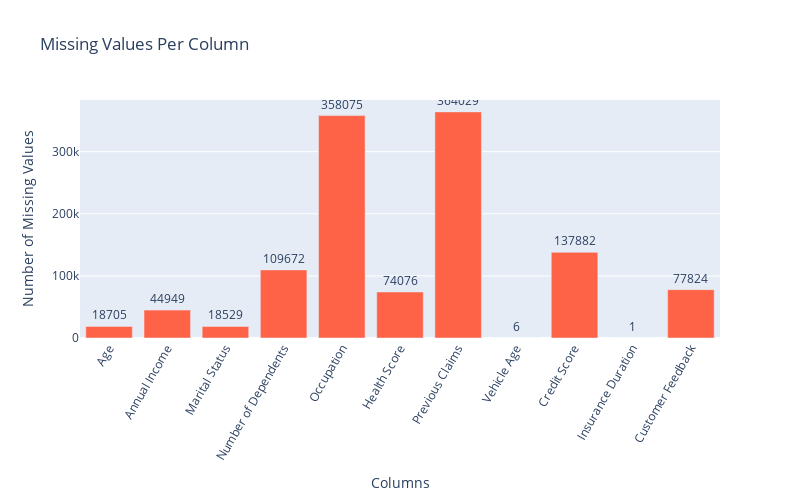

Source (notebook cell):
### Code cell
# Count missing values per column, filter out columns with no missing values
missing_values = df.isnull().sum()

# Filter out columns with no missing values
missing_values = missing_values[missing_values > 0]

# Create the bar plot
fig = go.Figure(data=[go.Bar(
    x=missing_values.index,  # Column names
    y=missing_values.values,  # Missing values
    marker=dict(color='tomato'),  # Bar color
    text=missing_values.values,  # Text for annotations
    textposition='outside',  # Positioning of text on bars
)])

# Customize layout
fig.update_layout(
    title='Missing Values Per Column',
    xaxis_title='Columns',
    yaxis_title='Number of Missing Values',
    xaxis_tickangle=-60,  # Rotate x-axis labels
    # template='plotly_dark',  # Use a dark theme (optional)
    showlegend=False,  # No legend needed
    width = 800,
    height = 500
)

# Show plot
fig.show()

### Figure 1 — Plotly figure (JSON) as saved in the notebook; plotly's stock layout.template omitted (floating-point values rounded to 4 significant figures)
{"data": [{"marker": {"color": "tomato"}, "text": [18705, 44949, 18529, 109672, 358075, 74076, 364029, 6, 137882, 1, 77824], "textposition": "outside", "type": "bar", "x": ["Age", "Annual Income", "Marital Status", "Number of Dependents", "Occupation", "Health Score", "Previous Claims", "Vehicle Age", "Credit Score", "Insurance Duration", "Customer Feedback"], "y": [18705, 44949, 18529, 109672, 358075, 74076, 364029, 6, 137882, 1, 77824]}], "layout": {"height": 500, "showlegend": false, "title": {"text": "Missing Values Per Column"}, "width": 800, "xaxis": {"tickangle": -60, "title": {"text": "Columns"}}, "yaxis": {"title": {"text": "Number of Missing Values"}}}}
